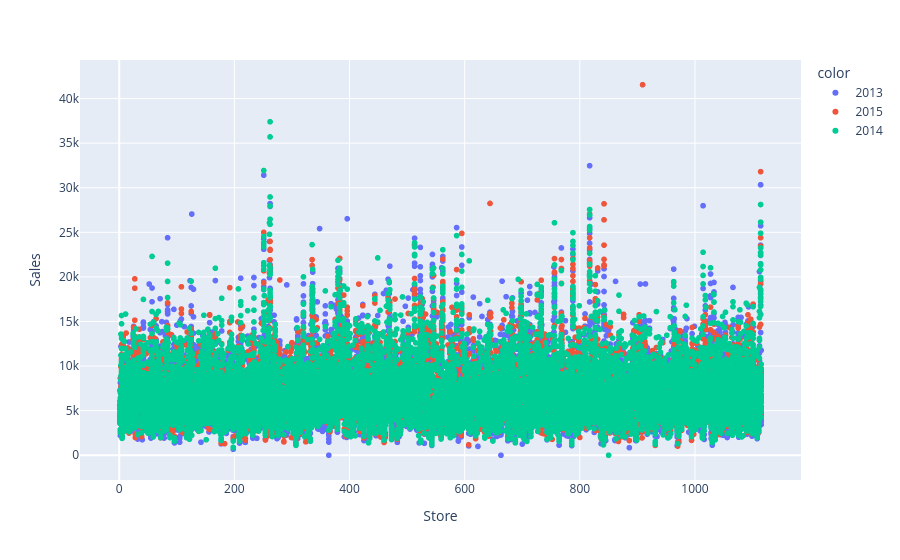

Notebook code for this chart:
### Code cell
import plotly.express as px

temp_df = merged_df.sample(40000)

fig = px.scatter(
    temp_df,
    x="Store",
    y="Sales",
    color=temp_df["Date"].dt.year.astype(str),
    hover_data=["Date", "Sales", "Customers"]
)

fig.show()

### Figure 1 — Plotly figure (JSON) as saved in the notebook; plotly's stock layout.template omitted (floating-point values rounded to 4 significant figures; data arrays with more than 128 entries replaced by an {"elided": "..."} marker saying what was removed)
{"data": [{"customdata": {"elided": "16085x2 mixed values"}, "hovertemplate": "color=2013<br>Store=%{x}<br>Sales=%{y}<br>Date=%{customdata[0]}<br>Customers=%{customdata[1]}<extra></extra>", "legendgroup": "2013", "marker": {"color": "#636efa", "symbol": "circle"}, "mode": "markers", "name": "2013", "showlegend": true, "type": "scattergl", "x": {"elided": "16085 int values"}, "xaxis": "x", "y": {"elided": "16085 int values"}, "yaxis": "y"}, {"customdata": {"elided": "9303x2 mixed values"}, "hovertemplate": "color=2015<br>Store=%{x}<br>Sales=%{y}<br>Date=%{customdata[0]}<br>Customers=%{customdata[1]}<extra></extra>", "legendgroup": "2015", "marker": {"color": "#EF553B", "symbol": "circle"}, "mode": "markers", "name": "2015", "showlegend": true, "type": "scattergl", "x": {"elided": "9303 int values"}, "xaxis": "x", "y": {"elided": "9303 int values"}, "yaxis": "y"}, {"customdata": {"elided": "14612x2 mixed values"}, "hovertemplate": "color=2014<br>Store=%{x}<br>Sales=%{y}<br>Date=%{customdata[0]}<br>Customers=%{customdata[1]}<extra></extra>", "legendgroup": "2014", "marker": {"color": "#00cc96", "symbol": "circle"}, "mode": "markers", "name": "2014", "showlegend": true, "type": "scattergl", "x": {"elided": "14612 int values"}, "xaxis": "x", "y": {"elided": "14612 int values"}, "yaxis": "y"}], "layout": {"legend": {"title": {"text": "color"}, "tracegroupgap": 0}, "margin": {"t": 60}, "xaxis": {"anchor": "y", "domain": [0, 1], "title": {"text": "Store"}}, "yaxis": {"anchor": "x", "domain": [0, 1], "title": {"text": "Sales"}}}}
